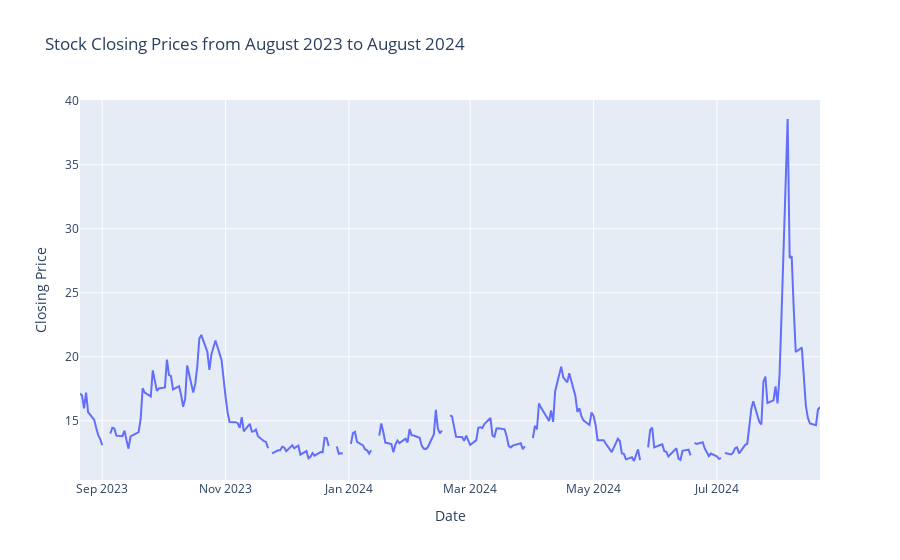

Notebook code for this chart:
### Code cell
import plotly.graph_objs as go

# time range
start_date = '2023-08-21'
end_date = '2024-08-21'

VIX_filtered = VIX[(VIX['Date'] >= start_date) & (VIX['Date'] <= end_date)]


# Create a line chart using Plotly
fig = go.Figure()

# Add traces for each stock
fig.add_trace(go.Scatter(x=VIX_filtered['Date'], y=VIX_filtered['Close'], mode='lines', name='VIX'))

# Update layout
fig.update_layout(
    title='Stock Closing Prices from August 2023 to August 2024',
    xaxis_title='Date',
    yaxis_title='Closing Price',
    hovermode='x unified'
)

# Show the plot
fig.show()

### Figure 1 — Plotly figure (JSON) as saved in the notebook; plotly's stock layout.template omitted (floating-point values rounded to 4 significant figures; data arrays with more than 128 entries replaced by an {"elided": "..."} marker saying what was removed)
{"data": [{"mode": "lines", "name": "VIX", "type": "scatter", "x": {"elided": "263 str values"}, "y": {"elided": "263 float values"}}], "layout": {"autosize": true, "hovermode": "x unified", "title": {"text": "Stock Closing Prices from August 2023 to August 2024"}, "xaxis": {"autorange": true, "range": ["2023-08-21", "2024-08-21"], "title": {"text": "Date"}, "type": "date"}, "yaxis": {"autorange": true, "range": [10.38, 40.05], "title": {"text": "Closing Price"}, "type": "linear"}}}
